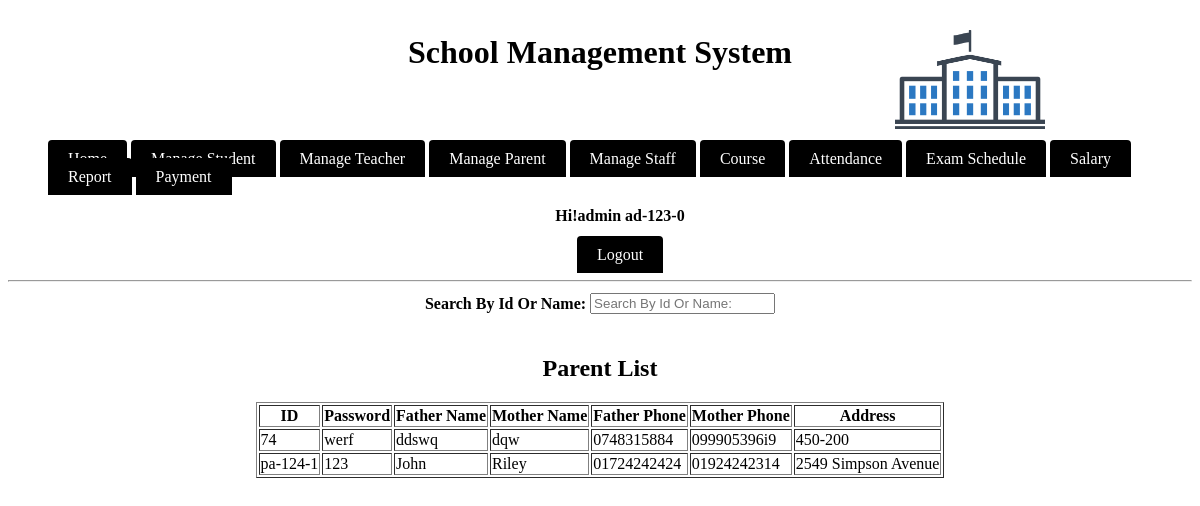
The page /module/admin/viewParent.php (signed in) on the database its author committed.
### tables this page shows
CREATE TABLE `parents` (
  `id` varchar(20) NOT NULL,
  `password` varchar(20) NOT NULL,
  `fathername` varchar(20) NOT NULL,
  `mothername` varchar(20) NOT NULL,
  `fatherphone` varchar(13) NOT NULL,
  `motherphone` varchar(13) NOT NULL,
  `address` varchar(30) NOT NULL
);

### module/admin/main.php (called while the page is built, shortened)
<?php
include_once('../../service/mysqlcon.php');
$check=$_SESSION['login_id'];
$conn = new mysqli($host, $username, $password, $db_name);
$stmt = $conn->prepare("SELECT name FROM admin WHERE id=?");
$stmt->bind_param("s", $check);
$stmt->execute();
$stmt->bind_result($loged_user_name);
?>

### module/admin/viewParent.php (the view, shortened to what this page needs)
<?php
include_once('main.php');
include_once('../../service/mysqlcon.php');
$conn = new mysqli($host, $username, $password, $db_name);
$sql = "SELECT * FROM parents;";
$stmt = mysqli_prepare($conn, $sql);
mysqli_stmt_execute($stmt);
$result = mysqli_stmt_get_result($stmt);
$string = "";
while($row = mysqli_fetch_array($result)){
    $string .= '<tr><td>'.$row['id'].'</td><td>'.$row['password'].
    '</td><td>'.$row['fathername'].'</td><td>'.$row['mothername'].
    '</td><td>'.$row['fatherphone'].'</td><td>'.$row['motherphone'].
    '</td><td>'.$row['address'].'</td></tr>';
}
?>
<html>
    <head>
		    <link rel="stylesheet" type="text/css" href="../../source/CSS/style.css">
		</head>
    <body>
			  <div class="header"><h1>School Management System</h1></div>
			  <div class="divtopcorner">
				    <img src="../../source/logo.jpg" height="150" width="150" alt="School Management System"/>
				</div>
			<br/><br/>
				<ul>
				    <li class="manulist">
						    <a class ="menulista" href="index.php">Home</a>
								<a class ="menulista" href="manageStudent.php">Manage Student</a>
								<a class ="menulista" href="manageTeacher.php">Manage Teacher</a>
								<a class ="menulista" href="manageParent.php">Manage Parent</a>
								<a class ="menulista" href="manageStaff.php">Manage Staff</a>
								<a class ="menulista" href="course.php">Course</a>
								<a class ="menulista" href="index.php">Attendance</a>
								<a class ="menulista" href="index.php">Exam Schedule</a>
								<a class ="menulista" href="index.php">Salary</a>
								<a class ="menulista" href="index.php">Report</a>
								<a class ="menulista" href="index.php">Payment</a>
								<div align="center">
								<h4>Hi!admin <?php echo $check." ";?></h4>
								<a class ="menulista" href="logout.php" onmouseover="changemouseover(this);" onmouseout="changemouseout(this,'<?php echo ucfirst($loged_user_name);?>');"><?php echo "Logout";?></a>
						</div>
								</li>
				</ul>
			  <hr/>
        <center>
            <table>
                <tr>
                    <td><b>Search By Id Or Name: </b></td>
                    <td><input type="text" name="searchId" placeholder="Search By Id Or Name:" onkeyup="getParent(this.value);"></td>
                </tr>
            </table>
        </center>
        <br/>
        <center><h2>Parent List</h2></center>
        <center>
            <table border="1" id='parentList'>
                <tr>
                    <th>ID</th>
                    <th>Password</th>
                    <th>Father Name</th>
                    <th>Mother Name</th>
                    <th>Father Phone</th>
                    <th>Mother Phone</th>
                    <th>Address</th>
                </tr>
                <?php echo $string;?>
            </table>
        </center>
		</body>
</html>

### source/CSS/style.css (style rules this page uses)
.divtopcorner { position:absolute; top:0px; right: 150px; color:black; text-align:center; padding:5px; }
.header { color:black; text-align:center; padding:5px; }
.manulist { display:inline; left:100px; }
.menulista { background-color: black; color: white; padding: 10px 20px; text-decoration: none; border-radius: 4px 4px 0 0; }

### rows shown on the page
parents: id "74", password "werf", fathername "ddswq", mothername "dqw", fatherphone "0748315884", motherphone "099905396i9", address "450-200"
parents: id "pa-124-1", password "123", fathername "John", mothername "Riley", fatherphone "01724242424", motherphone "01924242314", address "2549 Simpson Avenue"

### other values the page prints
$check "ad-123-0"
